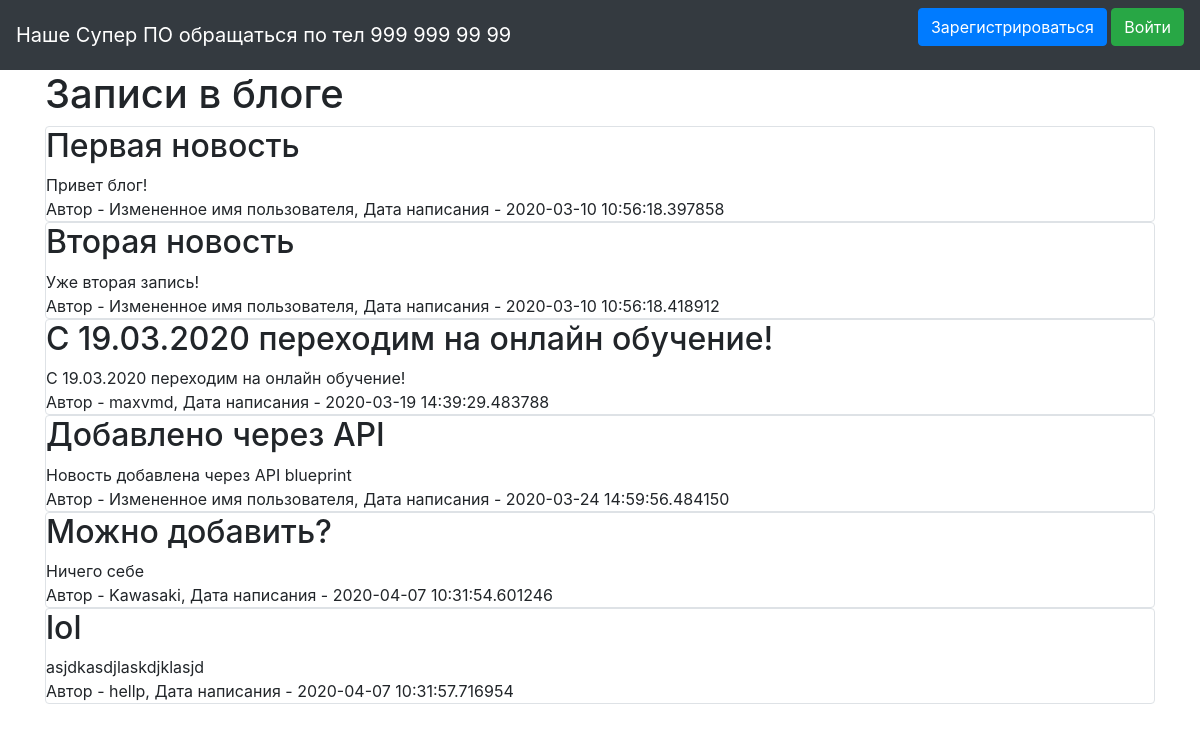
The page / on the database its author committed.
### data/news.py (models this page shows, shortened)
class News(SqlAlchemyBase, SerializerMixin):
    __tablename__ = 'news'
    id = sqlalchemy.Column(sqlalchemy.Integer,
                           primary_key=True, autoincrement=True)
    title = sqlalchemy.Column(sqlalchemy.String, nullable=True)
    content = sqlalchemy.Column(sqlalchemy.String, nullable=True)
    created_date = sqlalchemy.Column(sqlalchemy.DateTime,
                                     default=datetime.datetime.now)
    is_private = sqlalchemy.Column(sqlalchemy.Boolean, default=True)
    user_id = sqlalchemy.Column(sqlalchemy.Integer,
                                sqlalchemy.ForeignKey("users.id"))
    user = orm.relation('User')

### data/users.py (models this page shows, shortened)
class User(SqlAlchemyBase, UserMixin, SerializerMixin):
    __tablename__ = 'users'
    id = sqlalchemy.Column(sqlalchemy.Integer,
                           primary_key=True, autoincrement=True)
    name = sqlalchemy.Column(sqlalchemy.String, nullable=True)
    about = sqlalchemy.Column(sqlalchemy.String, nullable=True)
    email = sqlalchemy.Column(sqlalchemy.String,
                              index=True, unique=True, nullable=True)
    hashed_password = sqlalchemy.Column(sqlalchemy.String, nullable=True)
    created_date = sqlalchemy.Column(sqlalchemy.DateTime,
                                     default=datetime.datetime.now)
    news = orm.relation("News", back_populates='user')

### main.py (the view)
@app.route("/")
def index():
    session = db_session.create_session()
    if current_user.is_authenticated:
        news = session.query(News).filter(
            (News.user == current_user) | (News.is_private != True))
    else:
        news = session.query(News).filter(News.is_private != True)
    return render_template("index.html", news=news)

### data/db_session.py (called while the page is built)
def create_session() -> Session:
    global __factory
    return __factory()

### templates/index.html (shortened to what this page needs)
{% extends "base.html" %}
{% block content %}
<h1>Записи в блоге</h1>
{% for item in news%}
<div class="col-md6 border rounded">
    <h2>{{item.title}}</h2>
    <div>
        {{item.content}}
    </div>
    <div>
        Автор - {{item.user.name}}, Дата написания - {{item.created_date}}
    </div>
</div>
{% endfor %}
{% endblock %}

### templates/base.html (shortened to what this page needs)
<!doctype html>
<html lang="ru">
<head>
    <link rel="stylesheet"
          href="https://stackpath.bootstrapcdn.com/bootstrap/4.4.1/css/bootstrap.min.css"
>
</head>
<body>
<header>
    <nav class="navbar navbar-dark bg-dark">
        <a class="navbar-brand" href="#">Наше Супер ПО обращаться по тел 999 999 99 99</a>
        {% if current_user.is_authenticated %}
            <a class="navbar-brand" href="/logout">{{ current_user.name }}</a>
        {% else %}
            <p>
                <a class="btn btn-primary " href="/register">Зарегистрироваться</a>
                <a class="btn btn-success" href="/login">Войти</a>
            </p>
        {% endif %}
    </nav>
</header>
<main role="main" class="container">
    {% block content %}{% endblock %}
</main>
</body>
</html>

### rows shown on the page
News: title "Первая новость", content "Привет блог!", user.name "Измененное имя пользователя", created_date "2020-03-10 10:56:18.397858"
News: title "Вторая новость", content "Уже вторая запись!", user.name "Измененное имя пользователя", created_date "2020-03-10 10:56:18.418912"
News: title "C 19.03.2020 переходим на онлайн обучение!", content "C 19.03.2020 переходим на онлайн обучение!", user.name "maxvmd", created_date "2020-03-19 14:39:29.483788"
News: title "Добавлено через API", content "Новость добавлена через API blueprint", user.name "Измененное имя пользователя", created_date "2020-03-24 14:59:56.484150"
News: title "Можно добавить?", content "Ничего себе", user.name "Kawasaki", created_date "2020-04-07 10:31:54.601246"
News: title "lol", content "asjdkasdjlaskdjklasjd", user.name "hellp", created_date "2020-04-07 10:31:57.716954"
